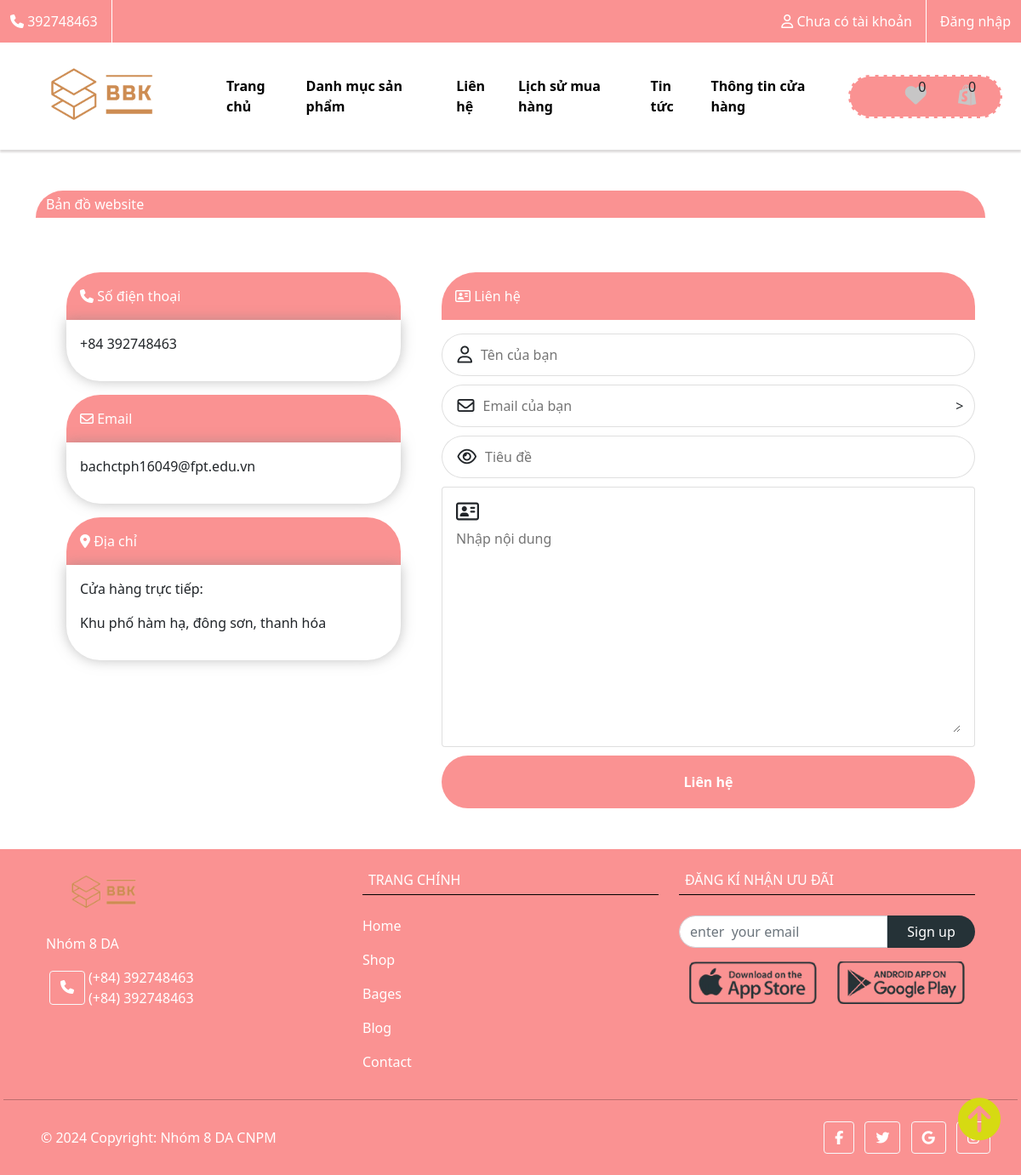
The page /mvc/controllers/user.php?action=contact on the database its author committed.
### tables this page shows
CREATE TABLE `info` (
  `id_info` int(11) NOT NULL,
  `email_info` varchar(256) NOT NULL,
  `logo` varchar(256) NOT NULL,
  `phone_info` int(11) NOT NULL,
  `adress_info` varchar(256) NOT NULL,
  `thongtin` text NOT NULL
);

### mvc/models/database.php (called while the page is built, shortened)
<?php
class database{
    private $host = DB_HOST;
    private $user = DB_USER;
    private $pass = DB_PASS;
    private $connect;
    public function __construct(){
        $this->connect = new PDO($this->host,$this->user,$this->pass);
    }
    public function select($sql){
        $select = $this->connect->prepare($sql);
        $select->execute();
        $post = $select->fetchAll();
        return $post;
    }
}
?>

### mvc/models/function.php (called while the page is built, shortened)
<?php
include_once "../models/database.php";
class xuly extends database
{
    public function get_val($table)
    {
        $sql = "SELECT * FROM `$table` WHERE 1";
        $gan = $this->select($sql);
        return $gan;
    }
    public function loc_sp($start = 0, $end = 0, $id_cate = '', $search = '', $one = '', $two = '')
    {
        $sql = "SELECT * FROM `products` JOIN cates ON cates.id_cate = products.cate_id
        WHERE 1";
        if ($one != '' && $two != '') {
            $sql .= " LIMIT $one,$two";
        }
        $gan = $this->select($sql);
        return $gan;
    }
}

### mvc/controllers/user/post.php (called while the page is built, shortened)
<?php
if (isset($id)) {
    $tym = 0;
    if (!empty($post->get_val_id('loves', 'user_id', $id))) {
        foreach ($post->get_val_id('loves', 'user_id', $id) as $val) :
            $tym++;
        endforeach;
    }
} else {
    $tym = 0;
}
if (isset($_SESSION['cart_pro'])) {
    $tong = 0;
    foreach ($_SESSION['cart_pro'] as $val) {
        extract($val);
        $tong += 1;
    }
    $gh_nav = $tong;
} else {
    $gh_nav = 0;
}
if (isset($_POST['loc'])) {
    $mang_gia = explode('-', $_POST['price']);
    $mang_gia[1] = !empty($mang_gia[1]) ? $mang_gia[1] : 0;
    $id_cate = !empty($_POST['cate']) ? $_POST['cate'] : '';
    $save_dm = $post->loc_sp($mang_gia[0], $mang_gia[1], $id_cate);
    $page = isset($_GET['page']) ? $_GET['page'] : 1;
    $sp_dtb = $post->get_val('products');
    $tongsp = count($save_dm);
    $mang = phantrang($tongsp, 4, $page);
    $save_dm = $post->loc_sp($mang_gia[0], $mang_gia[1], $id_cate, '', $mang['start'], $mang['sp']);
} else {
    $page = isset($_GET['page']) ? $_GET['page'] : 1;
    $sp_dtb = $post->get_val('products');
    $tongsp = count($sp_dtb);
    $mang = phantrang($tongsp, 4, $page);
    $save_dm = $post->loc_sp(0, 0, '', '', $mang['start'], $mang['sp']);
}

### mvc/views/user/contact.php (the view)
<main class="container mt-5">
    <div class="container tieude-main py-1">
        <a href="">
            <span class="text-white"><i class="ti-map"></i> Bản đồ website</span>
        </a>
    </div>
    <div class="row mt-5">
        <div class="col-xl-5">
            <?php if (!empty($post->get_val('info'))) {
                foreach ($post->get_val('info') as $logo) : extract($logo); ?>
                    <div class="container">
                        <div class="col-12 ">
                            <div class="container tieude-main p-3 mt-3 ">
                                <a href="">
                                    <span class="text-white"><i class="fas fa-phone"></i> Số điện thoại</span>
                                </a>
                            </div>
                            <div class="container p-3 lienhe_border">
                                <p>+84 <?= $phone_info ?></p>
                            </div>
                        </div>
                        <div class="col-12">
                            <div class="container tieude-main p-3 mt-3 ">
                                <a href="">
                                    <span class="text-white"> <i class="far fa-envelope"></i> Email</span>
                                </a>
                            </div>
                            <div class="container p-3 lienhe_border">
                                <p> <?= $email_info ?></p>
                            </div>
                        </div>
                        <div class="col-12">
                            <div class="container tieude-main p-3 mt-3 ">
                                <a href="">
                                    <span class="text-white"><i class="fas fa-map-marker-alt"></i> Địa chỉ</span>
                                </a>
                            </div>
                            <div class="container p-3 lienhe_border">
                                <p>Cửa hàng trực tiếp: </p>
                                <p><?= $adress_info ?></p>
                            </div>
                        </div>
                    </div>
            <?php endforeach;
            } ?>
        </div>
        <div class="col-xl-7">
            <div class="form__login_contact">
                <div class="container tieude-main p-3 mt-3">
                    <a href="">
                        <span class="text-white"><i class="far fa-address-card"></i> Liên hệ</span>
                    </a>
                </div>
                <form action="" class="grid-column mt-3" method="post">
                    <div class="input__form__icon card ">
                        <i class="far fa-user"></i>
                        <input class=" nhap_input_login" type="text" name="name" placeholder="Tên của bạn" value="<?= $name = isset($name) ? $name : ""; ?>">
                    </div>
                    <div class="input__form__icon card">
                        <i class="far fa-envelope"></i>
                        <input class=" nhap_input_login" type="email" name="email" id="" placeholder="Email của bạn" value="<?= $gmail = isset($gmail) ? $gmail : ""; ?>">>
                    </div>
                    <div class="input__form__icon card ">
                        <i class="far fa-eye"></i>
                        <input class=" nhap_input_login" type="text" name="title" placeholder="Tiêu đề">
                    </div>
                    <div class="card p-3">
                        <i class="far fa-address-card fs-4"></i>
                        <textarea class=" nhap_input_login card mt-2" placeholder="Nhập nội dung" name="content" id="" cols="30" rows="10"></textarea>
                    </div>
                    <input type="submit" value="Liên hệ" name="lienhe" class="dang_nhap_dk btn">
                </form>
            </div>
        </div>
    </div>
</main>

### mvc/views/user/not-doi/nav.php (shortened to what this page needs)
<!DOCTYPE html>
<html lang="en">
<head>
    <link rel="stylesheet" href="https://cdn.jsdelivr.net/gh/lykmapipo/themify-icons@0.1.2/css/themify-icons.css">
    <link href="https://cdn.jsdelivr.net/npm/bootstrap@5.1.1/dist/css/bootstrap.min.css" rel="stylesheet">
    <link rel="stylesheet" href="https://unpkg.com/swiper/swiper-bundle.min.css" />
    <link rel="stylesheet" href="../public/css/web.css">
</head>
<body>
    <?php if (!empty($post->get_val('info'))) {
        foreach ($post->get_val('info') as $logo) : extract($logo); ?>
            <div class="top_nav_tt ">
                <div class="call__us login__us d-flex">
                    <span>
                        <i class="fas fa-phone"></i> <?= $phone_info ?>
                    </span>
                </div>
                <div class="login__us d-flex">
                    <div class="dropdown">
                        <?php
                        if (!isset($id)) {
                            echo "<div class=''><span><i class='far fa-user'></i> Chưa có tài khoản</span></div>";
                        } ?>
                    </div>
                    <?php
                    if (!isset($id)) {
                        echo "<div class='gach mx-3'></div>
                <a href='../controllers/get.php?action=dangxuat'>Đăng nhập</a>";
                    } ?>
                </div>
            </div>
            <nav class="navbar navbar-expand-lg bg-white navbar-white sticky-top">
                <div class="container-fluid ">
                    <a class="navbar-brand" href="#">
                        <div class="nav__logo">
                            <img src="<?= IMAGE ?><?= $logo ?>" alt="" height="100px">
                        </div>
                    </a>
                    <div class="collapse navbar-collapse" id="collapsibleNavbar">
                        <ul class="navbar-nav">
                            <li class="nav-item">
                                <a class="nav-link" href="<?= CONTROLLERS_USER ?>">Trang chủ</a>
                            </li>
                            <li class="nav-item">
                                <a class="nav-link" href="<?= CONTROLLERS_USER ?>?action=danhmuc">Danh mục sản phẩm</a>
                            </li>
                            <li class="nav-item">
                                <a class="nav-link" href="<?= CONTROLLERS_USER ?>?action=contact">Liên hệ</a>
                            </li>
                            <li class="nav-item">
                                <a class="nav-link" href="<?= CONTROLLERS_USER ?>?action=lichsu">Lịch sử mua hàng</a>
                            </li>
                            <li class="nav-item">
                                <a class="nav-link" href="<?= CONTROLLERS_USER ?>?action=tintuc">Tin tức</a>
                            </li>
                            <li class="nav-item">
                                <a class="nav-link" href="<?= CONTROLLERS_USER ?>?action=gioithieu">Thông tin cửa hàng</a>
                            </li>
                        </ul>
                        <div class="nav__right d-flex justify-content-around ">
                            <div class="love">
                                <div class="sl"><?= $tym ?></div>
                                <a href="<?= CONTROLLERS_USER ?>?action=like">
                                    <span>
                                        <i class="fas fa-heart"></i>
                                    </span>
                                </a>
                            </div>
                            <div class="shop__cart">
                                <div class="sl">
                                    <?= $gh_nav ?>
                                </div>
                                <a href="<?= CONTROLLERS_USER ?>?action=card">
                                    <span>
                                        <i class="fab fa-shopify"></i>
                                    </span>
                                </a>
                            </div>
                        </div>
                    </div>
                </div>
            </nav>
    <?php endforeach;
    } ?>

### mvc/views/user/not-doi/footer.php (shortened to what this page needs)
<?php if (!empty($post->get_val('info'))) {
    foreach ($post->get_val('info') as $logo) : extract($logo); ?>
        <div class="mt-5 w-100">
            <footer class="text-center text-lg-start text-black">
                <div class="p-1 pb-0">
                    <section class="container">
                        <div class="row">
                            <div class="col-xl-4 col-sm-12 mt-3 d-flex flex-column">
                                <a class="navbar-brand__end" href=""><img src="<?= IMAGE ?><?= $logo ?>" alt=""></a>
                                <span class="mt-3">
                                    Nhóm 8 DA
                                </span>
                                <div class="footer__phone d-flex mt-3">
                                    <a class="btn btn-outline-light btn-floating m-1" role="button"><i class="fas fa-phone"></i></a>
                                    <div class="footer__phone--sdt d-flex flex-column ">
                                        <span>
                                            (+84) <?= $phone_info ?>
                                        </span>
                                        <span>
                                            (+84) <?= $phone_info ?>
                                        </span>
                                    </div>
                                </div>
                            </div>
                            <div class="col-xl-4 col-sm-12 mt-3">
                                <h6 class="text-uppercase mb-4 font-weight-bold">Trang chính</h6>
                                <p>
                                    <a class="">Home</a>
                                </p>
                                <p>
                                    <a class="">Shop</a>
                                </p>
                                <p>
                                    <a class="">Bages</a>
                                </p>
                                <p>
                                    <a class="">Blog</a>
                                </p>
                                <p>
                                    <a class="">Contact</a>
                                </p>
                            </div>
                            <div class="col-xl-4 col-sm-12 mt-3">
                                <h6 class="text-uppercase mb-4 font-weight-bold">
                                    Đăng kí nhận ưu đãi
                                </h6>
                                <p>
                                <form class="d-flex">
                                    <input class="form-control" type="text" placeholder="enter  your email">
                                    <button class="btn text-white" type="button">Sign up</button>
                                </form>
                                </p>
                                <p>
                                <div class="row">
                                    <img src="<?= IMAGE ?>Rectangle 35.png" alt="" class="col-xl-6">
                                    <img src="<?= IMAGE ?>Rectangle 36.png" alt="" class="col-xl-6">
                                </div>
                                </p>
                            </div>
                        </div>
                    </section>
                    <hr class="my-3">
                    <section class="p-3 pt-0">
                        <div class="row d-flex align-items-center">
                            <div class="col-md-7 col-lg-8 text-center text-md-start">
                                <div class="p-3 text-white">
                                    © 2024 Copyright: Nhóm 8 DA CNPM
                                </div>
                            </div>
                            <div class="col-md-5 col-lg-4 ml-lg-0 text-center text-md-end">
                                <a class="btn btn-outline-light btn-floating m-1" role="button"><i class="fab fa-facebook-f"></i></a>
                                <a class="btn btn-outline-light btn-floating m-1" role="button"><i class="fab fa-twitter"></i></a>
                                <a class="btn btn-outline-light btn-floating m-1" role="button"><i class="fab fa-google"></i></a>
                                <a class="btn btn-outline-light btn-floating m-1" role="button"><i class="fab fa-instagram"></i></a>
                            </div>
                        </div>
                    </section>
                </div>
            </footer>
            <div class="top" id="myBtn"> <i class="fas fa-arrow-circle-up"></i> </div>
        </div>
<?php endforeach;
} ?>
</body>
</html>

### rows shown on the page
info: phone_info "392748463", logo (picture), email_info "bachctph16049@fpt.edu.vn", adress_info "Khu phố hàm hạ, đông sơn, thanh hóa"
